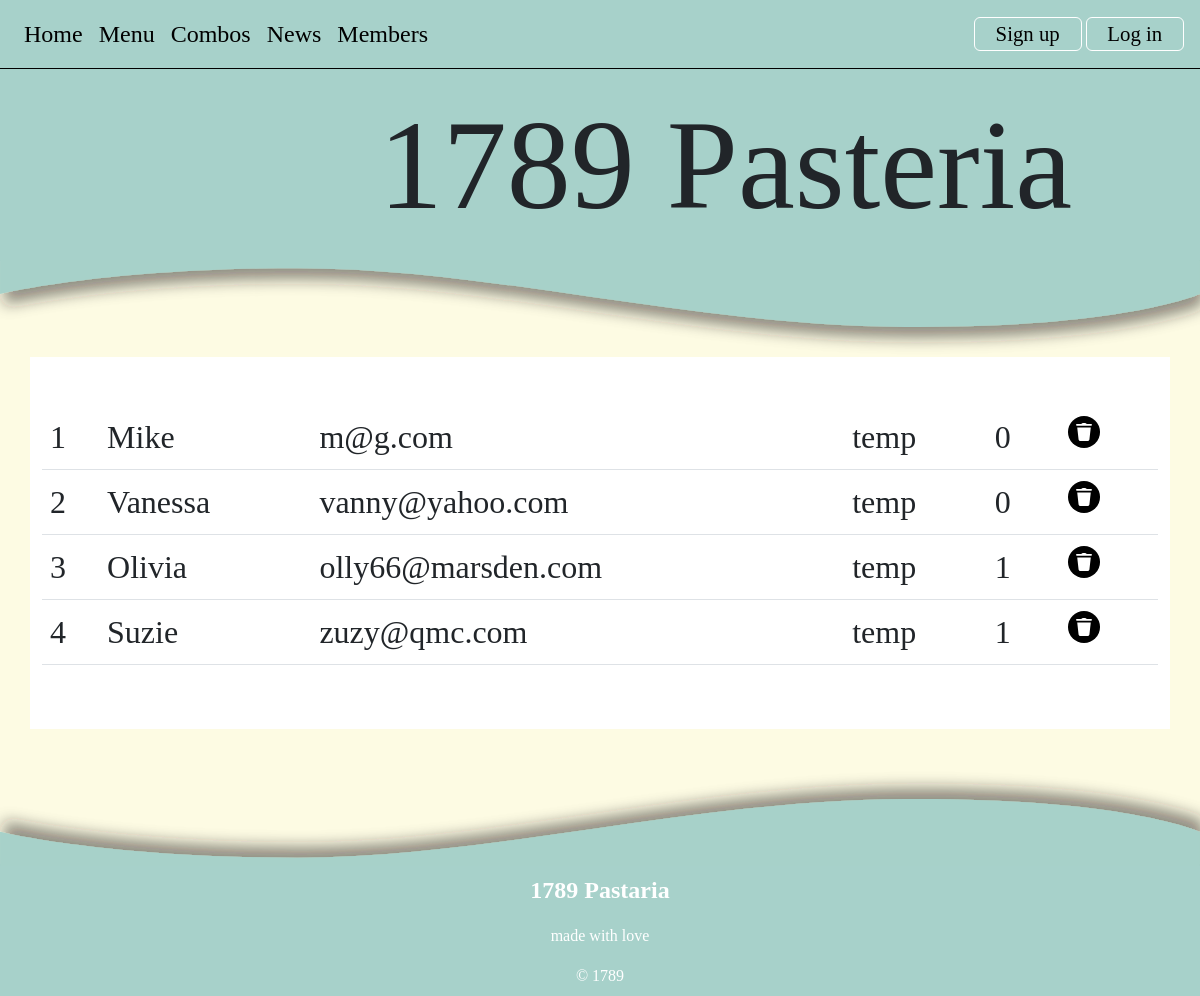
Page /members on the earlier database version.
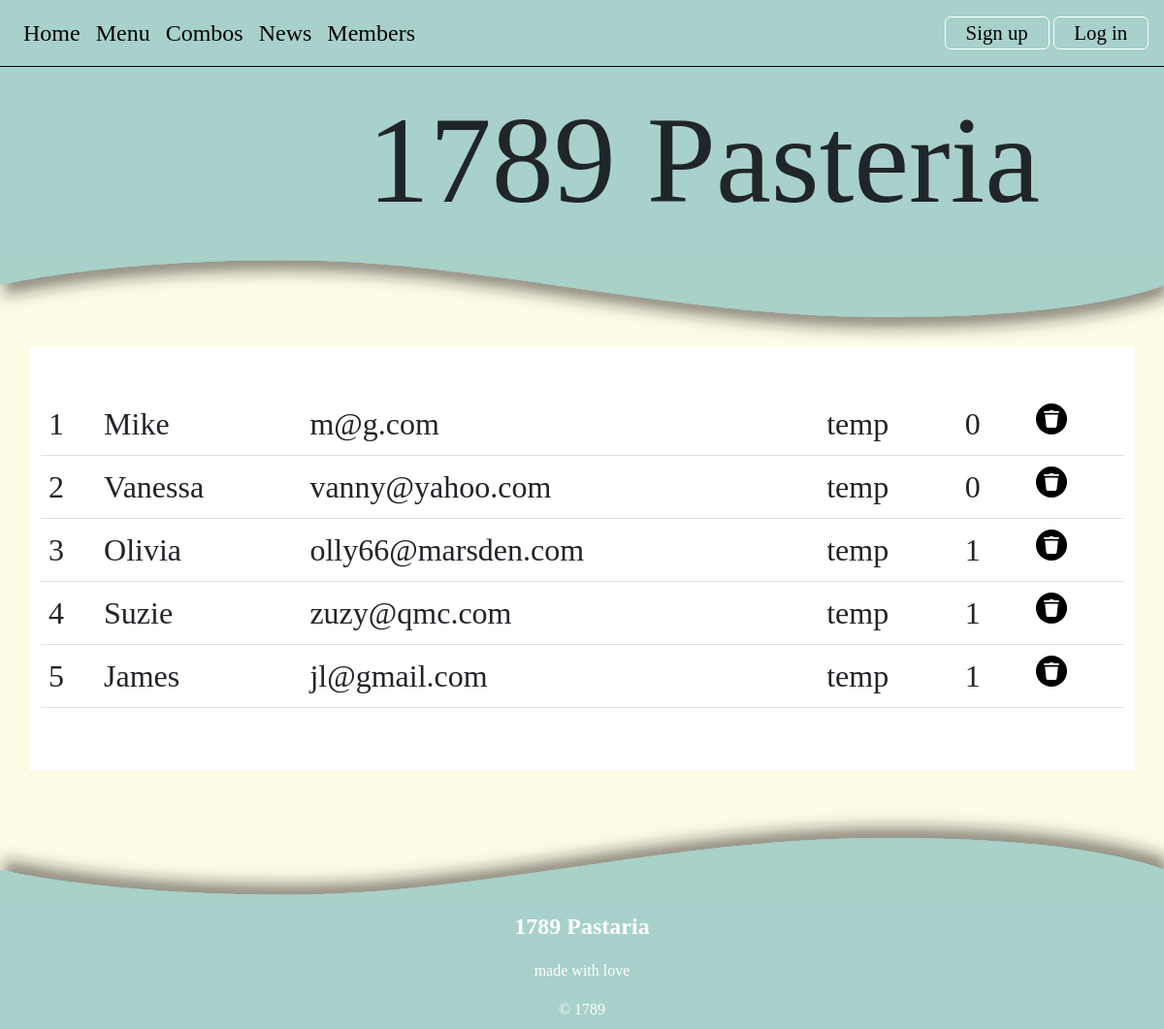
Same page on the later database version.
### tables this page shows
CREATE TABLE member(
    member_id integer primary key autoincrement not null,
    name text not null,
    email text not null unique,
    bio text,
    password text not null,
    authorisation integer not null
);

### server.py (the view)
@app.route('/members')
def members():
    sql = """select * from member"""
    result = run_search_query_tuples(sql, (), db_path, True)
    return render_template("members.html", member=result)

### db_functions.py (called while the page is built)
def run_search_query_tuples(sql_query, values_tuple, file_path, rowfactory=False):
    result = None
    try:
        db = sqlite3.connect(file_path)
        if rowfactory:
            db.row_factory = sqlite3.Row
        cursor = db.cursor()
        cursor.execute(sql_query, values_tuple)
        result = cursor.fetchall()
        cursor.close()
    except sqlite3.Error as error:
        print("Error running search query tuples: {}".format(error))
        return None
    db.close()
    if result is None:
        print("No search values were found")
    return result

### templates/members.html (shortened to what this page needs)
{% extends "layout.html" %}
{% block banner %}
static/images/SVG/curve_slice.svg
{% endblock %}
{% block content %}
<div class="container-lg py-sm-5 py-1">
    <table class="table body-text text-start">
        {% for row in member %}
        <tr><td>{{ row['member_id'] }}</td><td>{{ row['name'] }}</td><td>{{ row['email'] }}</td>
            <td>{{ row['password'] }}</td><td>{{ row['authorisation'] }}</td><td>
            <a class="icon-button delete-button" href="{{ url_for('news_cud', id=row['news_id'], task='update') }}"></a>
            </td></tr>
        {% endfor %}
    </table>
</div>
{% endblock %}

Differences in the rows shown:
added member: member_id "5", name "James", email "jl@gmail.com", password "temp", authorisation "1"
